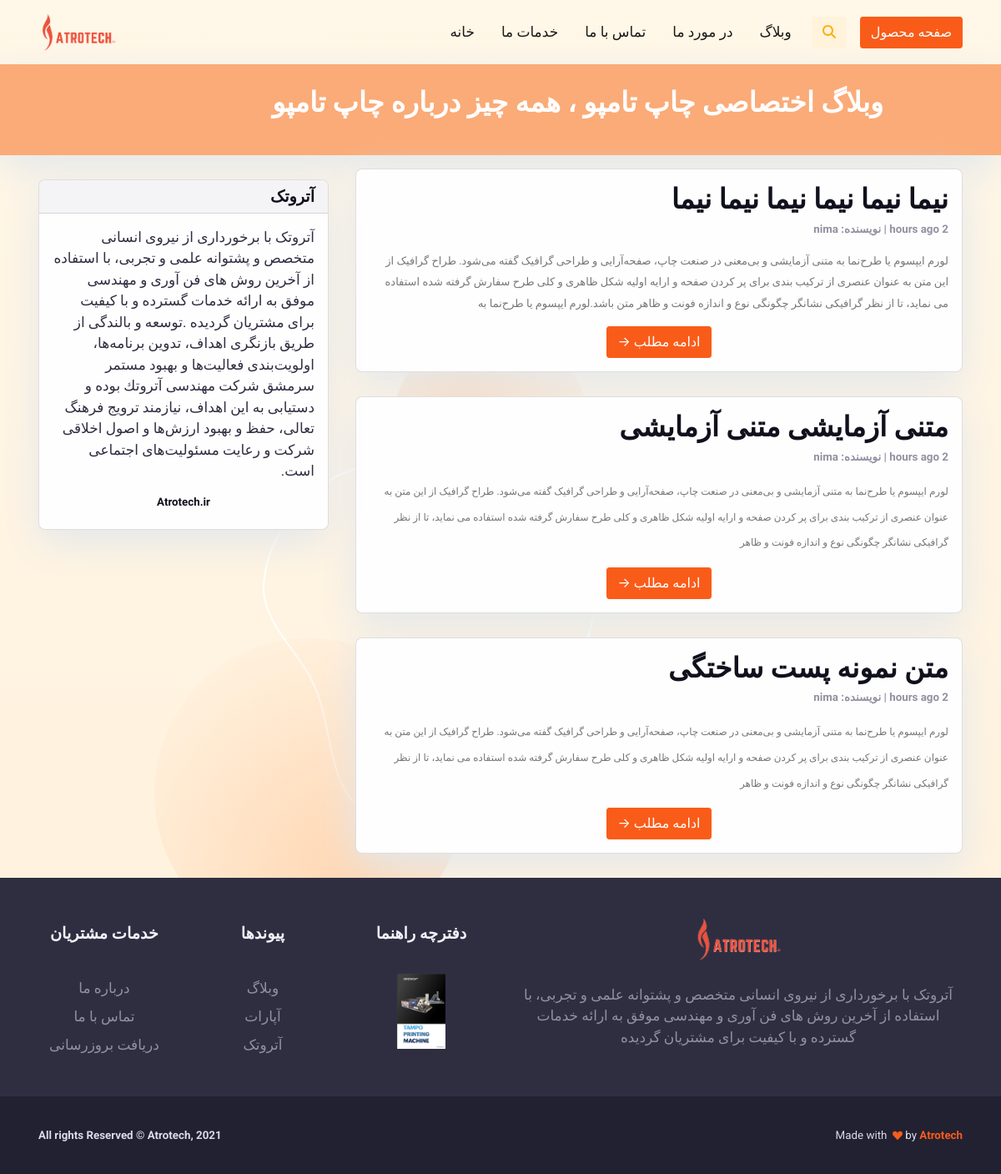
Page /blog on the committed database.
### blog/models.py (models this page shows, shortened)
class Post(models.Model):
    title = models.CharField(max_length=200, unique=True)
    slug = models.SlugField(max_length=200, unique=True)
    author = models.ForeignKey(
        User, on_delete=models.CASCADE, related_name="blog_posts"
    )
    updated_on = models.DateTimeField(auto_now=True)
    content = models.TextField()
    created_on = models.DateTimeField(auto_now_add=True)
    status = models.IntegerField(choices=STATUS, default=0)
    class Meta:
        ordering = ["-created_on"]
    class Meta:
      verbose_name = "پست"
      verbose_name_plural = "پست ها"

### blog/views.py (the view)
# urls.py: path("blog", views.PostList.as_view(), name="home"),
class PostList(generic.ListView):
    queryset = Post.objects.filter(status=1).order_by("-created_on")
    template_name = "index.html"
    paginate_by = 4

### templates/index.html (shortened to what this page needs)
{% extends "base.html" %}
{% block content %}
{% load humanize %}
<header class="masthead" dir="rtl">
  <div class="container">
    <div class="row">
      <div class=" col-md-8 col-md-10 mx-auto">
        <div class="site-heading">
          <h2 class=" site-heading my-4 mt-3 text-white"> وبلاگ اختصاصی چاپ تامپو ، همه چیز درباره چاپ تامپو </h2>
        </div>
      </div>
    </div>
  </div>
</header>
<div class="container"  dir="rtl">
  <div class="row">
    <div class="col-md-8 mt-3 left">
      {% for post in post_list %}
      <div class="card mb-4">
        <div class="card-body">
          <h2 class="card-title">{{ post.title }}</h2>
          <p class="card-text text-muted h6"> {{ post.created_on|naturaltime }} | نویسنده: {{ post.author }}  </p>
          <p class="card-text">{{post.content|safe|slice:":450" }}</p>
          <div align="center">
            <a href="{% url 'post_detail' post.slug  %}" class="btn btn-primary"> ادامه مطلب &rarr;</a>
          </div>
        </div>
      </div>
      {% endfor %}
    </div>
    {% block sidebar %}
    {% include 'sidebar.html' %}
    {% endblock sidebar %}
  </div>
</div>
{%endblock%}

### templates/base.html (shortened to what this page needs)
{% load static %}
<!DOCTYPE html>
<html>
<head>
  <link href="{% static 'tampo/assets/css/theme.css' %}" rel="stylesheet" />
  <link rel="stylesheet" href="{% static 'css/base.css' %}">
</head>
<body>
<main class="main" id="top">
  <nav class="navbar navbar-expand-lg navbar-light fixed-top py-3 d-block" data-navbar-on-scroll="data-navbar-on-scroll">
    <div class="container"><a class="navbar-brand" href="{% url 'tampo' %}"><img src="{% static 'tampo/assets/img/gallery/logo.png' %}" height="45" alt="logo" /></a>
      <div class="collapse navbar-collapse border-top border-lg-0 mt-4 mt-lg-0" id="navbarSupportedContent">
        <ul class="navbar-nav ms-auto pt-2 pt-lg-0 font-base">
          <li class="nav-item px-2"><a class="nav-link" aria-current="page" href="{% url 'tampo' %}"> خانه </a></li>
          <li class="nav-item px-2"><a class="nav-link" href="{% url 'tampo' %}#services"> خدمات ما </a></li>
          <li class="nav-item px-2"><a class="nav-link" href="{% url 'tampo' %}#findUs"> تماس با ما </a></li>
          <li class="nav-item px-2"><a class="nav-link" href="{% url 'about' %}"> در مورد ما </a></li>
          <li class="nav-item px-2"><a class="nav-link" href="{% url 'home' %}"> وبلاگ </a></li>
        </ul>
        <div class="dropdown d-none d-lg-block">
          <button class="btn bg-soft-warning ms-2" id="dropdownMenuButton1" type="submit" data-bs-toggle="dropdown" aria-expanded="false"><i class="fas fa-search text-warning"></i></button>
        </div><a class="btn btn-primary order-1 order-lg-0 ms-lg-3" href="{% url 'product' %}"> صفحه محصول </a>
      </div>
    </div>
  </nav>
  <br><br><br>
  {% block content %}{% endblock content %}
  <section class="bg-900 pb-0 pt-5">
    <div class="container">
      <div class="row" align="center" dir="rtl">
        <div class="col-12 col-sm-12 col-lg-6 mb-4 order-0 order-sm-0"><a class="text-decoration-none" href="#"><img src="{% static 'tampo/assets/img/gallery/logo.png' %}" height="51" alt="" /></a>
          <p class="text-500 my-4"> آتروتک با برخوردارى از نيروى انسانى متخصص و پشتوانه علمى و تجربى، با استفاده از آخرين روش هاى فن آورى و مهندسى موفق به ارائه خدمات گسترده و با كيفيت براى مشتريان گرديده </p>
        </div>
        <div class="col-6 col-sm-4 col-lg-2 mb-3 order-2 order-sm-1">
          <h5 class="lh-lg fw-bold mb-4 text-light font-sans-serif"> دفترچه راهنما </h5>
          <a href="#"> <img src="{% static 'tampo/assets/img/gallery/footerimg.png' %}" height="90" alt=""> </a>
        </div>
        <div class="col-6 col-sm-4 col-lg-2 mb-3 order-3 order-sm-2">
          <h5 class="lh-lg fw-bold mb-4 text-light font-sans-serif"> پیوندها </h5>
          <ul class="list-unstyled mb-md-4 mb-lg-0">
            <li class="lh-lg"><a class="text-500" href="#!"> وبلاگ </a></li>
            <li class="lh-lg"><a class="text-500" href="#!"> آپارات </a></li>
            <li class="lh-lg"><a class="text-500" href="#!"> آتروتک </a></li>
          </ul>
        </div>
        <div class="col-6 col-sm-4 col-lg-2 mb-3 order-3 order-sm-2">
          <h5 class="lh-lg fw-bold text-light mb-4 font-sans-serif"> خدمات مشتریان </h5>
          <ul class="list-unstyled mb-md-4 mb-lg-0">
            <li class="lh-lg"><a class="text-500" href="#!"> درباره ما </a></li>
            <li class="lh-lg"><a class="text-500" href="#!"> تماس با ما </a></li>
            <li class="lh-lg"><a class="text-500" href="#!"> دریافت بروزرسانی </a></li>
          </ul>
        </div>
      </div>
    </div>
  </section>
  <section class="py-0 bg-1000">
    <div class="container">
      <div class="row justify-content-md-between justify-content-evenly py-4">
        <div class="col-12 col-sm-8 col-md-6 col-lg-auto text-center text-md-start">
          <p class="fs--1 my-2 fw-bold text-200">All rights Reserved &copy; Atrotech, 2021</p>
        </div>
        <div class="col-12 col-sm-8 col-md-6">
          <p class="fs--1 my-2 text-center text-md-end text-200"> Made with&nbsp;
            <svg class="bi bi-suit-heart-fill" xmlns="http://www.w3.org/2000/svg" width="12" height="12" fill="#F95C19" viewBox="0 0 16 16">
              <path d="M4 1c2.21 0 4 1.755 4 3.92C8 2.755 9.79 1 12 1s4 1.755 4 3.92c0 3.263-3.234 4.414-7.608 9.608a.513.513 0 0 1-.784 0C3.234 9.334 0 8.183 0 4.92 0 2.755 1.79 1 4 1z"></path>
            </svg>&nbsp;by&nbsp;<a class="fw-bold text-primary" href="https://Atrotech.ir" target="_blank">Atrotech </a>
          </p>
        </div>
      </div>
    </div>
  </section>
</main>
</body>
</html>

### templates/sidebar.html
{% block sidebar %}
{% load humanize %}
<div class="col-md-4 float-right ">
    <div class="card my-4">
        <h5 class="card-header"> آتروتک </h5>
        <div class="card-body">
            <p class="card-text">
              آتروتک با برخوردارى از نيروى انسانى متخصص و پشتوانه علمى و تجربى، با استفاده از آخرين روش هاى فن آورى و مهندسى موفق به ارائه خدمات گسترده و با كيفيت براى مشتريان گرديده .توسعه و بالندگی از طریق بازنگری اهداف، تدوین برنامه‌ها، اولویت‌بندی فعالیت‌ها و بهبود مستمر سرمشق شرکت مهندسى آتروتك بوده و دستیابی به این اهداف، نیازمند ترویج فرهنگ تعالی، حفظ و بهبود ارزش‌ها و اصول اخلاقی شركت و رعایت مسئولیت‌های اجتماعی است.
            </p>
            <a align="center" href="Atrotech.ir"> <h6>Atrotech.ir</h6> </a>
        </div>
    </div>
</div>
{% endblock sidebar %}

### static/css/base.css (style rules this page uses)
body { font-family: "Roboto", sans-serif; font-size: 17px; background-color: #fdfdfd; }
.masthead { background: #f7752894; height: auto; padding-bottom: 15px; box-shadow: 0 16px 48px #E3E7EB; padding-top: 10px; }
.card { box-shadow: 0 16px 48px #E3E7EB; }

### rows in the picture
Post: title "نیما نیما نیما نیما نیما نیما", author "nima", content "لورم ایپسوم یا طرح‌نما به متنی آزمایشی و بی‌معنی در صنعت چاپ، صفحه‌آرایی و طراحی گرافیک گفته می‌شود. طراح گرافیک از این متن به عنوان عنصری از ترکیب بندی برای پر کردن صفحه و ارایه اولیه شکل ظاهری و کلی طرح سفارش گرفته شده استفاده می نماید، تا از نظر گرافیکی نشانگر چگونگی نوع و اندازه فونت و ظاهر متن باشد.لورم ایپسوم یا طرح‌نما به"
Post: title "متنی آزمایشی متنی آزمایشی", author "nima", content "لورم ایپسوم یا طرح‌نما به متنی آزمایشی و بی‌معنی در صنعت چاپ، صفحه‌آرایی و طراحی گرافیک گفته می‌شود. طراح گرافیک از این متن به عنوان عنصری از ترکیب بندی برای پر کردن صفحه و ارایه اولیه شکل ظاهری و کلی طرح سفارش گرفته شده استفاده می نماید، تا از نظر گرافیکی نشانگر چگونگی نوع و اندازه فونت و ظاهر"
Post: title "متن نمونه پست ساختگی", author "nima", content "لورم ایپسوم یا طرح‌نما به متنی آزمایشی و بی‌معنی در صنعت چاپ، صفحه‌آرایی و طراحی گرافیک گفته می‌شود. طراح گرافیک از این متن به عنوان عنصری از ترکیب بندی برای پر کردن صفحه و ارایه اولیه شکل ظاهری و کلی طرح سفارش گرفته شده استفاده می نماید، تا از نظر گرافیکی نشانگر چگونگی نوع و اندازه فونت و ظاهر"
